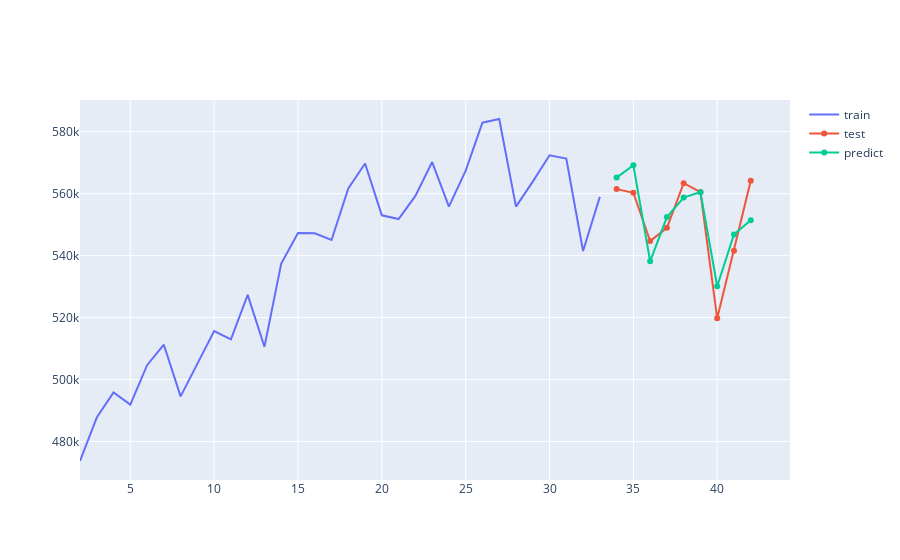

Notebook source saved alongside this figure:
### Markdown cell above
Путем сложения прогнозов для каждой из компонент получим итоговый прогноз

### Code cell
full_predict = predict_s_tbs+predict_auto+[get_value(trend_evaluation, xi) for xi in range(border,border+len(predict_s_tbs))]

fig = go.Figure()
fig.add_traces(go.Scatter(x=train.index, y=train.population, name='train'))
fig.add_traces(go.Scatter(x=test.index, y=test.population, name = 'test'))
fig.add_traces(go.Scatter(x=predict_stm.index, y=full_predict, name = 'predict'))
fig.show()

rmse = np.sqrt(mean_squared_error(test.population, full_predict[:-2]))
print('RMSE:%.3f' % (rmse))

### Figure 1 — Plotly figure (JSON) as saved in the notebook; plotly's stock layout.template omitted (floating-point values rounded to 4 significant figures)
{"data": [{"name": "train", "type": "scatter", "x": [2, 3, 4, 5, 6, 7, 8, 9, 10, 11, 12, 13, 14, 15, 16, 17, 18, 19, 20, 21, 22, 23, 24, 25, 26, 27, 28, 29, 30, 31, 32, 33], "y": [473700.0, 487800.0, 495900.0, 491900.0, 504700.0, 511300.0, 494600.0, 505400.0, 515700.0, 513000.0, 527326, 510600.0, 537400.0, 547300.0, 547200.0, 545000.0, 561700.0, 569700.0, 553000.0, 551800.0, 559300.0, 570200.0, 555800.0, 567400.0, 582900.0, 584100.0, 555800.0, 563900.0, 572400.0, 571300.0, 541500.0, 559000.0]}, {"name": "test", "type": "scatter", "x": [34, 35, 36, 37, 38, 39, 40, 41, 42], "y": [561500.0, 560300.0, 544700.0, 549000.0, 563400.0, 560500.0, 519800.0, 541600.0, 564100.0]}, {"name": "predict", "type": "scatter", "x": [34, 35, 36, 37, 38, 39, 40, 41, 42], "y": [565200.0, 569200.0, 538200.0, 552500.0, 558700.0, 560500.0, 530100.0, 546800.0, 551500.0, null, null]}], "layout": {"autosize": true, "xaxis": {"autorange": true, "range": [2, 44.25], "type": "linear"}, "yaxis": {"autorange": true, "range": [467600.0, 590200.0], "type": "linear"}}}
